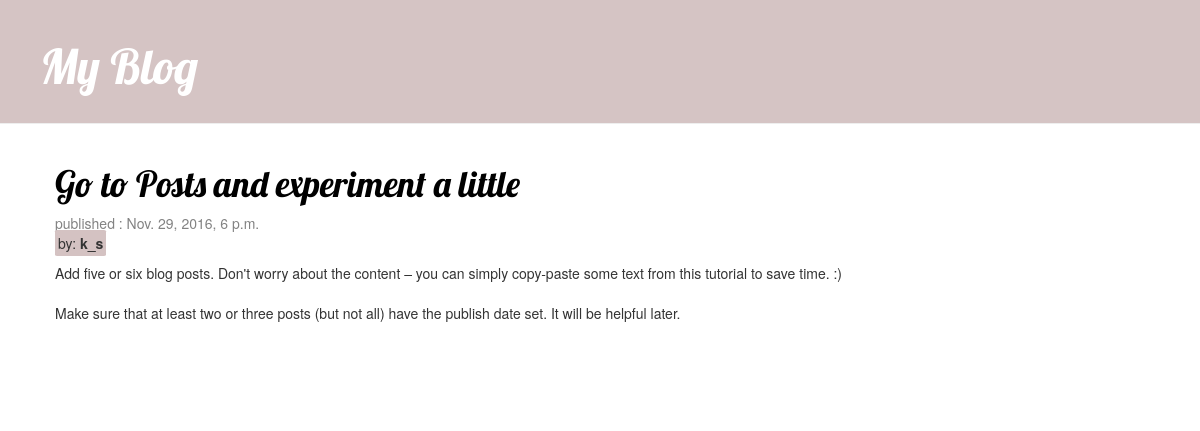
Screenshot of /post/3 with the database file from the repository.
### blog/models.py (models this page shows, shortened)
class Post(models.Model):
    author = models.ForeignKey('auth.User')
    title = models.CharField(max_length=200)
    text = models.TextField()
    categories = models.ManyToManyField(Category)
    created_date = models.DateTimeField(
            default=timezone.now)
    published_date = models.DateTimeField(
            blank=True, null=True)

### blog/views.py (the view)
# urls.py: url(r'^post/(?P<pk>\d+)$', views.post_details, name='post_detail'),
def post_details(request,pk):
    post = get_object_or_404(Post,pk=pk)
    return render(request,'blog/post_detail.html', {'post':post})

### blog/templates/blog/post_detail.html (shortened to what this page needs)
{% extends 'blog/base.html' %}
{%block content%}
      <div class ="post">
        <h1> <a href="{% url 'post_detail' pk=post.pk %}">{{post.title}}</a></h2>
        <p>{% if post.published_date %}
           <span class="date">
             published : {{post.published_date}}
           </span>
           {% endif %}
            <br/><span class ="author">by:<strong> {{post.author}}</strong></span>
            </p>
        <p>{{ post.text|linebreaksbr }}</p>
      </div>
{%endblock%}

### blog/static/css/blog.css (style rules this page uses)
h1, h2, h3, h4, .cat-heading { font-family: 'Lobster', cursive; }
.date { color: #828282; }
.post { margin-bottom: 70px; }
.post h1 a, .post h1 a:visited { color: #000000; }
.author, .category, .category:visited, .cat-heading { background-color: #D4C2C2; text-decoration: none; border-radius: 5%; padding: 3px; }
.post { display:inline-block; }

### rows the page displays
Post: title "Go to Posts and experiment a little", published_date "Nov. 29, 2016, 6 p.m.", author "k_s", text "Add five or six blog posts. Don't worry about the content – you can simply copy-paste some text from this tutorial to save time. :) Make sure that at least two or three posts (but not all) have the publish date set. It will be helpful later."
